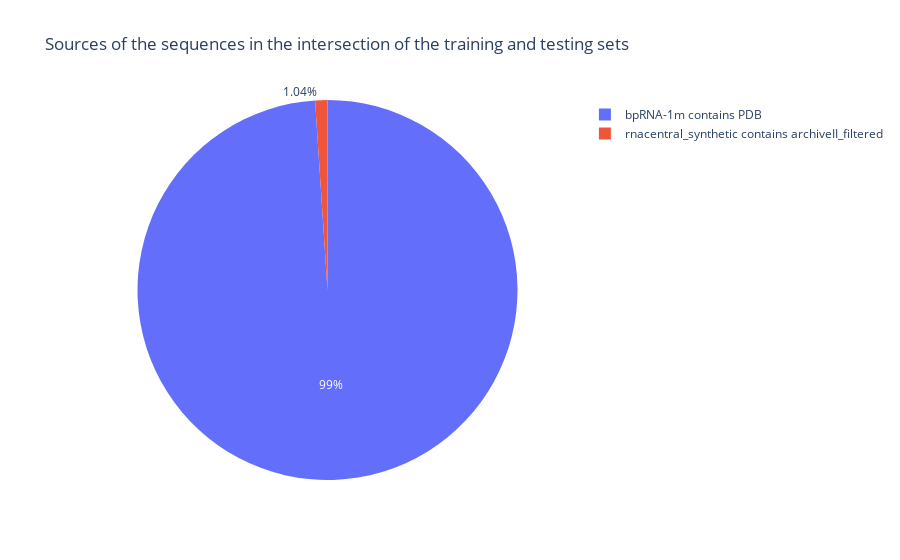

Notebook source saved alongside this figure:
### Code cell
intersection = pd.merge(train_set.reset_index(), test_set.reset_index(), on='sequence', how='inner')

import plotly.express as px

intersection['source'] = intersection['level_0_x'] + ' contains ' + intersection['level_0_y']

fig = px.pie(intersection, names='source', title='Sources of the sequences in the intersection of the training and testing sets')
fig.show()

### Figure 1 — Plotly figure (JSON) as saved in the notebook; plotly's stock layout.template omitted (floating-point values rounded to 4 significant figures; data arrays with more than 128 entries replaced by an {"elided": "..."} marker saying what was removed)
{"data": [{"domain": {"x": [0, 1], "y": [0, 1]}, "hovertemplate": "source=%{label}<extra></extra>", "labels": {"elided": "288 str values"}, "legendgroup": "", "name": "", "showlegend": true, "type": "pie"}], "layout": {"legend": {"tracegroupgap": 0}, "title": {"text": "Sources of the sequences in the intersection of the training and testing sets"}}}
